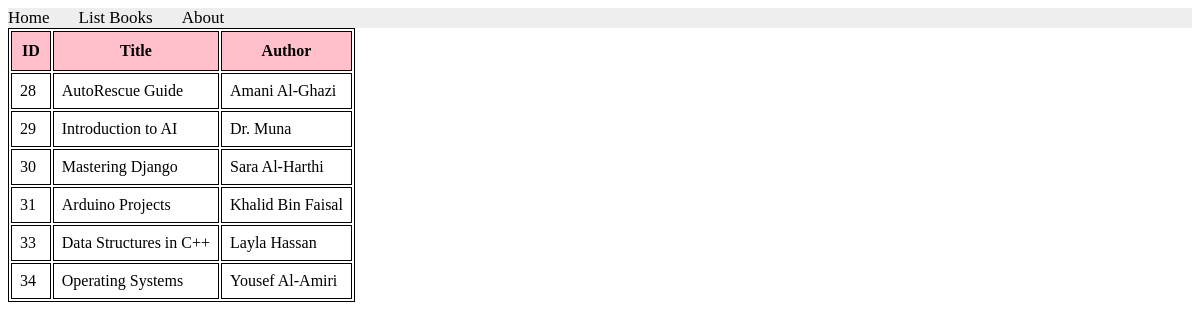
The page /books/simple/query on the database its author committed.
### apps/bookmodule/models.py (models this page shows)
class Book(models.Model):
    title = models.CharField(max_length=50)
    author = models.CharField(max_length=50)
    price = models.FloatField(default=0.0)
    edition = models.SmallIntegerField(default=1)

### apps/bookmodule/views.py (the view)
# urls.py: path('simple/query', views.simple_query),
def simple_query(request):
    mybooks=Book.objects.filter(title__icontains='a') # <- multiple objects
    return render(request, 'bookmodule/bookList.html', {'books':mybooks})

### apps/templates/bookmodule/bookList.html (shortened to what this page needs)
{% extends "Layouts/base.html" %}
{% load static %}
{% block content %}
<table>
    <tr>
         <th>ID</th>
         <th>Title</th>
         <th>Author</th>
    </tr>
{% for book in books %}
    <tr>
        <td>{{book.id}}</td>
        <td>{{book.title}}</td>
        <td>{{book.author}}</td>
    </tr>
{% endfor %}
</table>
{% endblock content %}

### apps/templates/bookmodule/bookList.html (style rules this page uses)
table, th, td { border: 1px solid black; }
th { background-color: pink; padding: 10px; font-weight: bold; }
td { padding: 8px; }

### rows shown on the page
Book: id "28", title "AutoRescue Guide", author "Amani Al‑Ghazi"
Book: id "29", title "Introduction to AI", author "Dr. Muna"
Book: id "30", title "Mastering Django", author "Sara Al‑Harthi"
Book: id "31", title "Arduino Projects", author "Khalid Bin Faisal"
Book: id "33", title "Data Structures in C++", author "Layla Hassan"
Book: id "34", title "Operating Systems", author "Yousef Al‑Amiri"
